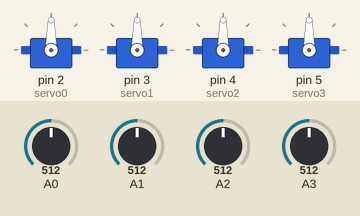
The sketch below on a simulated Arduino Uno, built with avr-gcc and run on an emulated ATmega328P. On the bench: 4 × servo. Inputs (shaded band) come from the test bench; at power-on: A0 = 512, A1 = 512, A2 = 512, A3 = 512.

Above: at 1.2 s.
1.3 s: A0 set to 716
At 2.0 s:
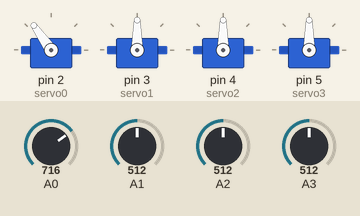
2.8 s: A1 set to 716
At 3.1 s:
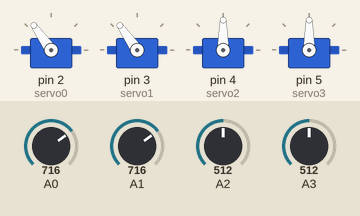
4.3 s: A2 set to 716
At 5.4 s:
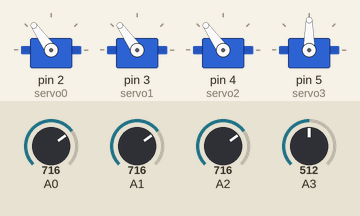
5.8 s: A3 set to 716
At 6.5 s:
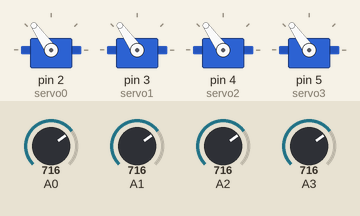
7.3 s: A0 set to 992
At 7.7 s:
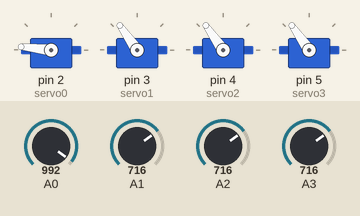
8.8 s: A1 set to 992
At 10.0 s:
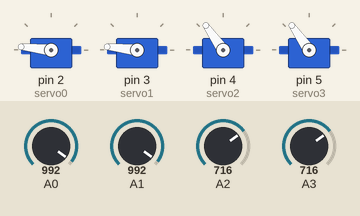
Timing chart, 0 to 11.3 s (numbered marks = the images above; inputs shaded):
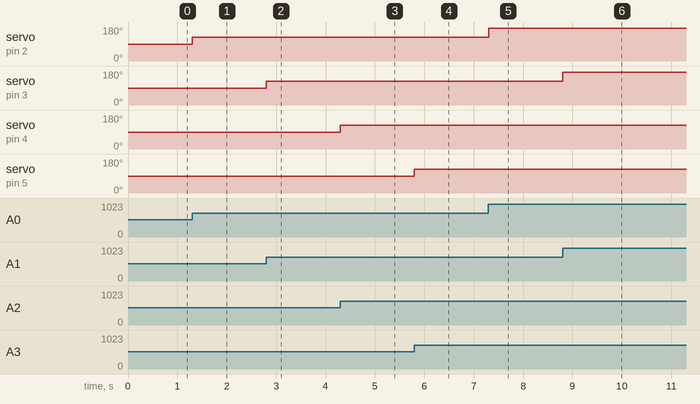

The sketch:

TEST_WITH_POTENTIOMETER.ino
```cpp
#include <Servo.h>

Servo servo0;

Servo servo1;

Servo servo2;

Servo servo3;

int sensorvalue0;

int sensorvalue1;

int sensorvalue2;

int sensorvalue3;

void setup()

{

  pinMode(A0,INPUT);

  pinMode(2,OUTPUT);

  servo0.attach(2);


  pinMode(A1,INPUT);

  pinMode(3,OUTPUT);

  servo1.attach(3);


  pinMode(A2,INPUT);

  pinMode(4,OUTPUT);

  servo2.attach(4);


  pinMode(A3,INPUT);

  pinMode(5,OUTPUT);

  servo3.attach(5);

}


void loop()

{

  sensorvalue0 = analogRead(A0);

  sensorvalue0 = map(sensorvalue0, 0, 1023, 0, 180);

  servo0.write(sensorvalue0);

  sensorvalue1 = analogRead(A1);

  sensorvalue1 = map(sensorvalue1, 0, 1023, 0, 180);

  servo1.write(sensorvalue1);

  sensorvalue2 = analogRead(A2);

  sensorvalue2 = map(sensorvalue2, 0, 1023, 0, 180);

  servo2.write(sensorvalue2);

  sensorvalue3 = analogRead(A3);

  sensorvalue3 = map(sensorvalue3, 0, 1023, 0, 180);

  servo3.write(sensorvalue3);

}
```

Measured:
- after the input at 1.3 s, servo on pin 2 (servo0): 90° → 125° at once
- after the input at 2.8 s, servo on pin 3 (servo1): 90° → 125° at once
- after the input at 4.3 s, servo on pin 4 (servo2): 90° → 125° at once
- after the input at 5.8 s, servo on pin 5 (servo3): 90° → 125° at once
- after the input at 7.3 s, servo on pin 2 (servo0): 125° → 174° at once
- after the input at 8.8 s, servo on pin 3 (servo1): 125° → 174° at once
